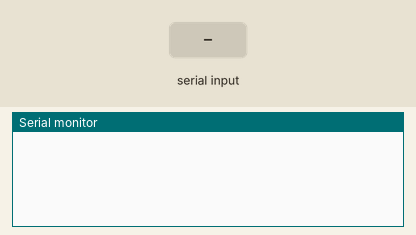
Recording of a sketch running on a simulated ESP32. On the bench: the last lines printed to the serial monitor. Inputs (shaded band) come from the test bench. Nothing arrives over Bluetooth unless stated.

Above: at 1.2 s.
1.3 s: "Get data\n" received over the second serial link
At 2.0 s:
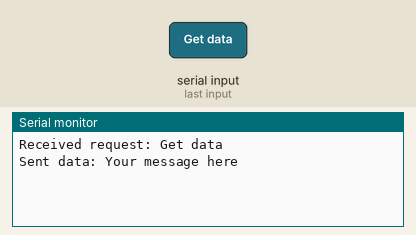
2.8 s: "1\n" received over the second serial link
At 3.3 s:
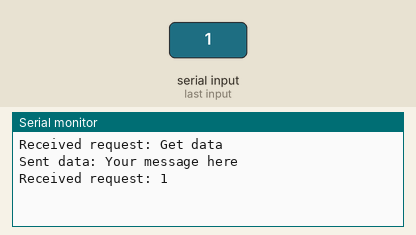

Measured:
- after the input at 1.3 s, the serial monitor: prints a new line at once (image 1)
- after the input at 2.8 s, the serial monitor: prints a new line at once (image 2)

The sketch:

esp32_code.ino
```cpp
#include <BluetoothSerial.h>

// ESP32 Bluetooth MAC address
const char* esp32_bt_address = "xx:xx:xx:xx:xx:xx";

BluetoothSerial SerialBT;

void setup() {
  Serial.begin(115200);
  SerialBT.begin("ESP32");

  // Connect to the Raspberry Pi Zero Bluetooth MAC address
  SerialBT.connect(esp32_bt_address);
}

void loop() {
  if (SerialBT.connected()) {
    // Wait for a request from the Raspberry Pi Zero
    while (SerialBT.available() == 0) {
      delay(10);
    }

    // Read the request
    String request = SerialBT.readStringUntil('\n');
    request.trim();
    Serial.println("Received request: " + request);

    // Process the request
    if (request == "Get data") {
      // Send data to the Raspberry Pi Zero
      String data = "Your message here";
      SerialBT.println(data);
      Serial.println("Sent data: " + data);
    }
  }
}
```
